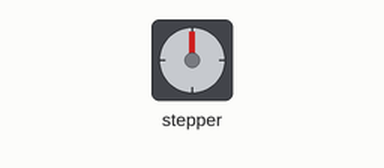
Simulated run of this sketch. Board: Arduino Uno, built with avr-gcc and run on an emulated ATmega328P. Shown: stepper motor. Wiring (inferred from the names in the program): stepper motor driver (200 steps per turn assumed): step pin 15; direction pin 14; enable pin 16.

Above: at 0.05 s.
At 0.3 s:
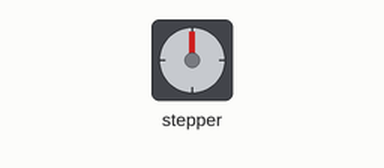
At 0.6 s:
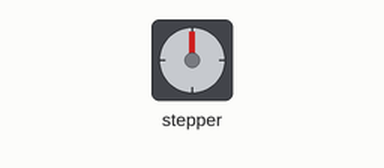
At 1.3 s:
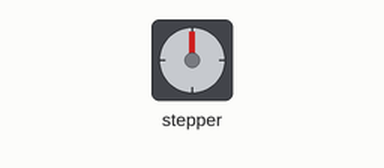
Timing chart, 0 to 5.4 s (numbered marks = the images above):
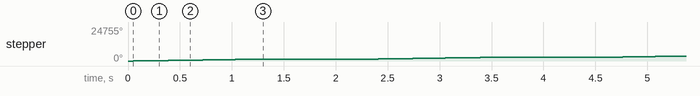

The sketch:

dongcobuoc.ino
```cpp
  #define EN 16
     //Step Motor 2
     #define Y_STP 15// uno 11
     #define Y_DIR 14// uno 12
void setup() {
  // put your setup code here, to run once:
      pinMode(EN, OUTPUT);
      // Động cơ bước 2
      pinMode(Y_DIR, OUTPUT);
      pinMode(Y_STP, OUTPUT);
}

void loop() {
  // put your main code here, to run repeatedly:
  step(true, Y_DIR, Y_STP, 800);
  delay(1000);

}

void step(boolean dir, byte dirPin, byte stepperPin, int steps)
     { digitalWrite(EN, LOW);               // Cho phép Step motor chạy
       digitalWrite(dirPin, dir);
       delay(50);
       for (int i = 0; i < steps; i++)
           {
            digitalWrite(stepperPin, LOW);
            delayMicroseconds(800);
            digitalWrite(stepperPin, HIGH);
            delayMicroseconds(800);
            }
     }
```

Measured:
- by itself, stepper: turns 1440° clockwise in 1.3 s, repeating every 2.3 s
